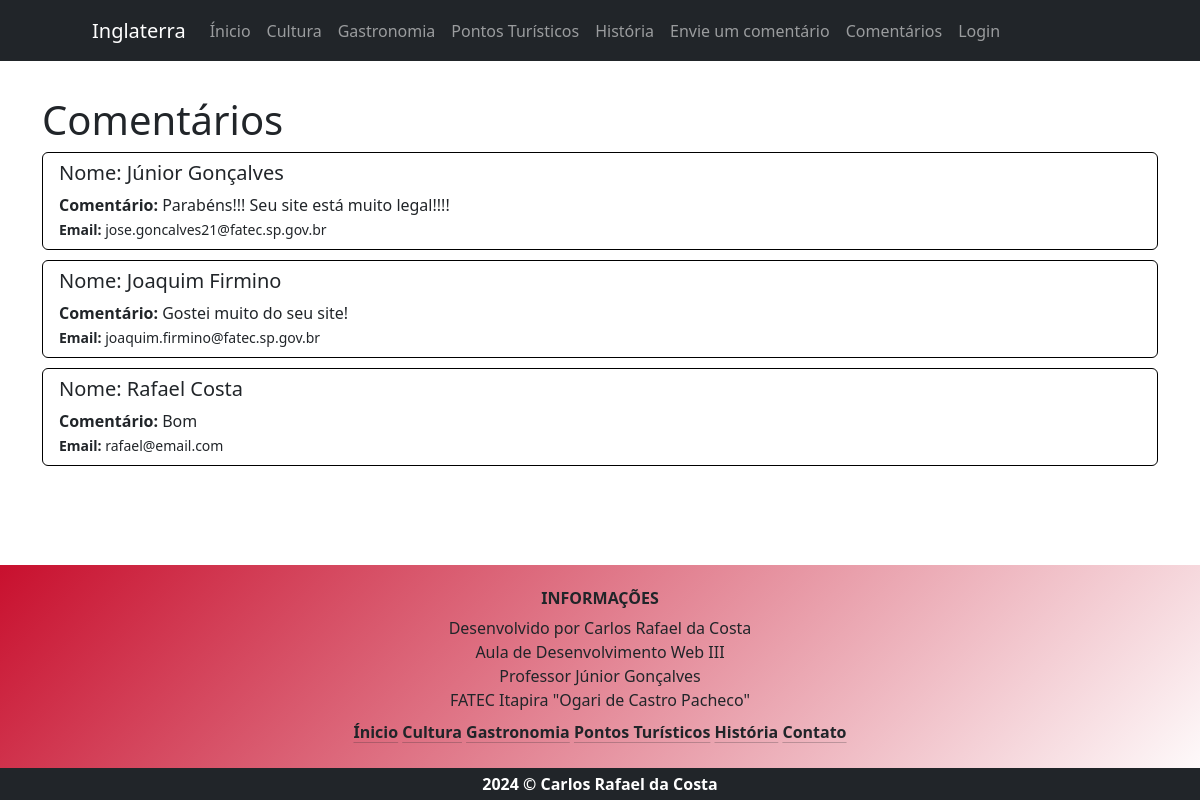
The page /comentarios.php on the database its author committed.
### tables this page shows
CREATE TABLE `tb_comentario` (
  `id` int(11) NOT NULL,
  `nome` varchar(255) NOT NULL,
  `email` varchar(255) NOT NULL,
  `comentario` text NOT NULL,
  `aprovado` tinyint(1) DEFAULT NULL
);

### classes/Comentario.php (called while the page is built, shortened)
<?php
class Comentario
{
  public function listar()
  {
    include "conexao.php";
    $sql = "SELECT * FROM tb_comentario WHERE aprovado";
    $resultado = $conexao->query($sql);
    $lista = $resultado->fetchAll();
    return $lista;
  }
}

### comentarios.php (the view, shortened to what this page needs)
<?php
include 'classes/Comentario.php';
$comentario = new Comentario();
$comentarios = $comentario->listar(); ?>
<!DOCTYPE html>
<html lang="pt-br">
<head>
  <link href="https://cdn.jsdelivr.net/npm/bootstrap@5.3.3/dist/css/bootstrap.min.css" rel="stylesheet" />
  <link rel="stylesheet" href="./assets/styles/index.css" />
  <link rel="stylesheet" href="./assets/styles/comentarios.css" />
</head>
<body>
  <nav class="navbar navbar-expand-lg navbar-dark bg-dark fixed-top">
    <div class="container-fluid">
      <a class="navbar-brand flag-logo" href="index.php">
        <video muted autoplay loop>
          <source src="./assets/videos/flag-video.mp4" type="video/mp4" />
        </video>
        Inglaterra
      </a>
      <div class="collapse navbar-collapse" id="navbarNav">
        <ul class="navbar-nav">
          <li class="nav-item">
            <a class="nav-link" href="./index.php">Ínicio</a>
          </li>
          <li class="nav-item">
            <a class="nav-link" href="cultura.php">Cultura</a>
          </li>
          <li class="nav-item">
            <a class="nav-link" href="gastronomia.php">Gastronomia</a>
          </li>
          <li class="nav-item">
            <a class="nav-link" href="pontos-turisticos.php">Pontos Turísticos</a>
          </li>
          <li class="nav-item">
            <a class="nav-link" href="historia.php">História</a>
          </li>
          <li class="nav-item">
            <a class="nav-link" href="comentario.php">Envie um comentário</a>
          </li>
          <li class="nav-item">
            <a class="nav-link" href="comentarios.php">Comentários</a>
          </li>
          <li class="nav-item">
            <?= !isset($_SESSION['usuario'])
              ? '<a class="nav-link" href="login.php">Login</a>'
              : '<a class="nav-link" href="./usuario-logout.php">Logout</a>'
            ?>
          </li>
        </ul>
      </div>
    </div>
  </nav>
  <main class="container my-5 pt-5">
    <h1>Comentários</h1>
    <div class="listar-comentarios">
      <?php foreach ($comentarios as $comentario) : ?>
        <div class="comentario">
          <h5>Nome: <?= htmlspecialchars($comentario['nome']) ?></h5>
          <p><strong>Comentário:</strong> <?= htmlspecialchars($comentario['comentario']) ?></p>
          <small><strong>Email:</strong> <?= htmlspecialchars($comentario['email']) ?></small>
        </div>
      <?php endforeach; ?>
    </div>
  </main>
  <footer class="footer">
    <div class="container">
      <div class="row">
        <div class="mt-4 text-center">
          <div>
            <h6 class="footer-heading text-uppercase fw-bold">Informações</h6>
            <p class="mb-0">Desenvolvido por Carlos Rafael da Costa</p>
            <p class="mb-0">Aula de Desenvolvimento Web III</p>
            <p class="mb-0">Professor Júnior Gonçalves</p>
            <p class="mb-0">FATEC Itapira "Ogari de Castro Pacheco"</p>
            <div class="mt-2">
              <a href="./index.php" class="link-dark link-offset-2 link-underline-opacity-25 link-underline-opacity-100-hover fw-semibold">Ínicio</a>
              <a href="cultura.php" class="link-dark link-offset-2 link-underline-opacity-25 link-underline-opacity-100-hover fw-semibold">Cultura</a>
              <a href="gastronomia.php" class="link-dark link-offset-2 link-underline-opacity-25 link-underline-opacity-100-hover fw-semibold">Gastronomia</a>
              <a href="pontos-turisticos.php" class="link-dark link-offset-2 link-underline-opacity-25 link-underline-opacity-100-hover fw-semibold">Pontos Turísticos</a>
              <a href="historia.php" class="link-dark link-offset-2 link-underline-opacity-25 link-underline-opacity-100-hover fw-semibold">História</a>
              <a href="contato.html" class="link-dark link-offset-2 link-underline-opacity-25 link-underline-opacity-100-hover fw-semibold">Contato</a>
            </div>
          </div>
        </div>
      </div>
    </div>
    <div class="text-center bg-dark text-white mt-4 p-1">
      <p class="mb-0 fw-bold">2024 © Carlos Rafael da Costa</p>
    </div>
  </footer>
</body>
</html>

### assets/styles/index.css (style rules this page uses)
body { display: flex; flex-direction: column; min-height: 100vh; }
main { padding-top: 70px; }
.flag-logo { display: flex; justify-content: center; align-items: center; gap: 10px; }
.flag-logo video { width: 70px; }
footer { background: linear-gradient(135deg, #c8102e, #ffffff); margin-top: auto; }

### assets/styles/comentarios.css (style rules this page uses)
.listar-comentarios { display: flex; flex-direction: column; gap: 10px; }
.comentario { border: 1px solid #000; border-radius: 6px; padding: 8px 16px; }
.comentario p { margin: 0; }

### rows shown on the page
tb_comentario: nome "Júnior Gonçalves", comentario "Parabéns!!! Seu site está muito legal!!!!", email "jose.goncalves21@fatec.sp.gov.br"
tb_comentario: nome "Joaquim Firmino", comentario "Gostei muito do seu site!", email "joaquim.firmino@fatec.sp.gov.br"
tb_comentario: nome "Rafael Costa", comentario "Bom", email "rafael@email.com"
